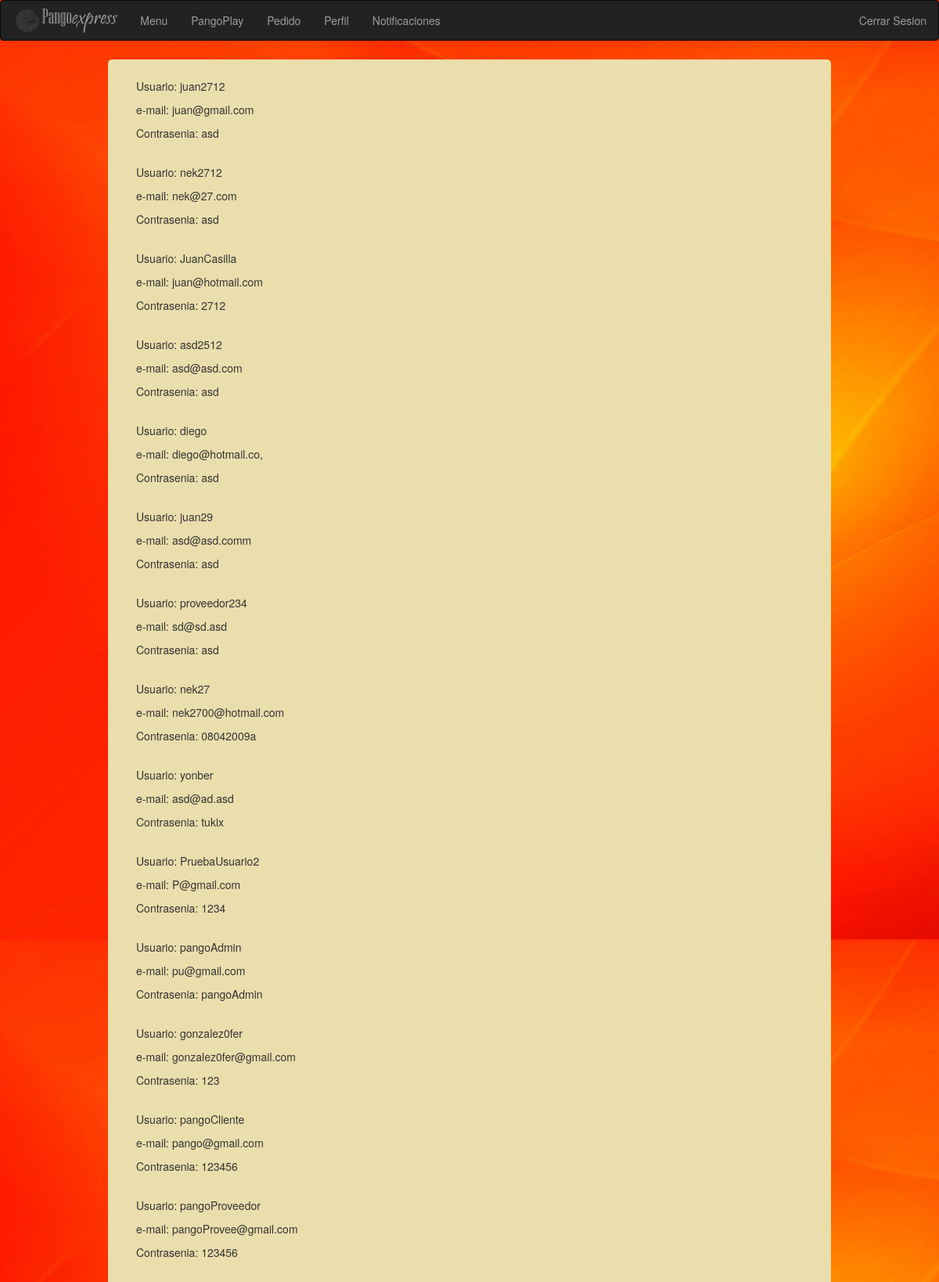
The page /verclientes/ (signed in) on the database its author committed.
### menu/models.py (models this page shows, shortened)
class PERFIL(models.Model):
    id = models.AutoField(primary_key=True)
    pseudonimo = models.CharField(max_length=100, unique = True,
        error_messages={"unique":"Este pseudónimo ya está en uso."}, validators=[validate_pseudonimo])
    foto = models.CharField(max_length=100)
    descripcion = models.CharField(max_length=100)
    is_staff = models.BooleanField(default = False)

class USUARIO(models.Model):
    email = models.CharField(max_length=200, primary_key=True,
        validators=[validate_correo],
        error_messages={"unique":"Ese email ya está en uso."})
    contrasenia = models.CharField(max_length=50)
    es_cliente = models.BooleanField(default = False)
    perfil = models.ForeignKey(PERFIL)

### menu/views.py (the view)
# urls.py: url(r'^verclientes/$', views.ver_clientes, name = 'ver_clientes'),
def ver_clientes(request):
    perfiles = PERFIL.objects.all()
    usuarios = USUARIO.objects.all()
    lista_usuarios = []
    for p in perfiles:
        lista_usuarios.append({ 'pseudonimo' : p.pseudonimo,
                                'passwd' : USUARIO.objects.get(perfil = p).contrasenia,
                                'email' : USUARIO.objects.get(perfil = p).email
                                })
    context = {'lista_usuarios' : lista_usuarios}
    return render(request, 'menu/verClientes.html', context)

### menu/templates/menu/verClientes.html
{% extends 'menu/layoutBootstrap.html' %}
{% block main %}
    {% if lista_usuarios %}
        {% for u in lista_usuarios %}
            <p>Usuario: {{ u.pseudonimo }}</p>
            <p>e-mail: {{ u.email }}</p>
            <p>Contrasenia: {{ u.passwd }}</p>
            <br/>
        {% endfor %}
    {% else %}
        <p> No hay usuarios registados.</p>
    {% endif %}
{% endblock %}

### menu/static/menu/layout.css (style rules this page uses)
body { background: #d3d3d3 url('images/pan.jpg'); top right no-repeat; background-attachment:fixed; }

### rows shown on the page
PERFIL: pseudonimo "juan2712"
USUARIO: email "juan@gmail.com", passwd "asd"
PERFIL: pseudonimo "nek2712"
USUARIO: email "nek@27.com", passwd "asd"
PERFIL: pseudonimo "JuanCasilla"
USUARIO: email "juan@hotmail.com", passwd "2712"
PERFIL: pseudonimo "asd2512"
USUARIO: email "asd@asd.com", passwd "asd"
PERFIL: pseudonimo "diego"
USUARIO: email "diego@hotmail.co,", passwd "asd"
PERFIL: pseudonimo "juan29"
USUARIO: email "asd@asd.comm", passwd "asd"
PERFIL: pseudonimo "proveedor234"
USUARIO: email "sd@sd.asd", passwd "asd"
PERFIL: pseudonimo "nek27"
USUARIO: email "nek2700@hotmail.com", passwd "08042009a"
PERFIL: pseudonimo "yonber"
USUARIO: email "asd@ad.asd", passwd "tukix"
PERFIL: pseudonimo "PruebaUsuario2"
USUARIO: email "P@gmail.com", passwd "1234"
PERFIL: pseudonimo "pangoAdmin"
USUARIO: email "pu@gmail.com", passwd "pangoAdmin"
PERFIL: pseudonimo "gonzalez0fer"
USUARIO: email "gonzalez0fer@gmail.com", passwd "123"
PERFIL: pseudonimo "pangoCliente"
USUARIO: email "pango@gmail.com", passwd "123456"
PERFIL: pseudonimo "pangoProveedor"
USUARIO: email "pangoProvee@gmail.com", passwd "123456"
